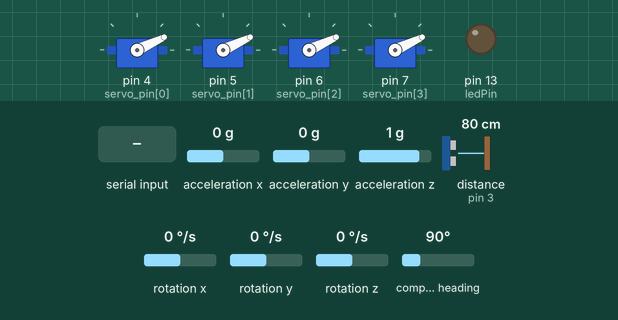
A sketch run on a simulated Arduino Uno, built with avr-gcc and run on an emulated ATmega328P. Parts: 4 × servo, output pins drawn as LEDs (lit = HIGH). Wiring (inferred from the names in the program): ultrasonic range finder: trigger pin 2; echo pin 3. Inputs (shaded band) come from the test bench; at power-on: acceleration x 0 g, distance to the obstacle (sensor on pin 3) 80 cm, acceleration y 0 g, acceleration z 1 g, rotation x 0 °/s, rotation y 0 °/s, rotation z 0 °/s, compass heading 90°. The echo pulse lasts 58.3 µs per cm; pins used as bus, display or sensor lines are not drawn; what the sketch prints to the serial monitor is not drawn.

Above: at 10.2 s.
10.3 s: "200\n" received over Serial
At 10.6 s:
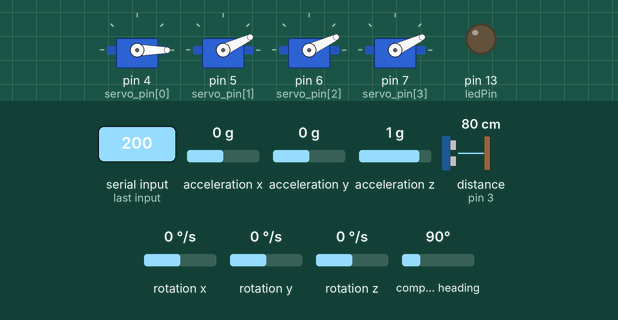
11.8 s: acceleration x set to -0.8 g
14.8 s: distance to the obstacle (sensor on pin 3) set to 4 cm
17.8 s: acceleration y set to -0.8 g
At 19.1 s:
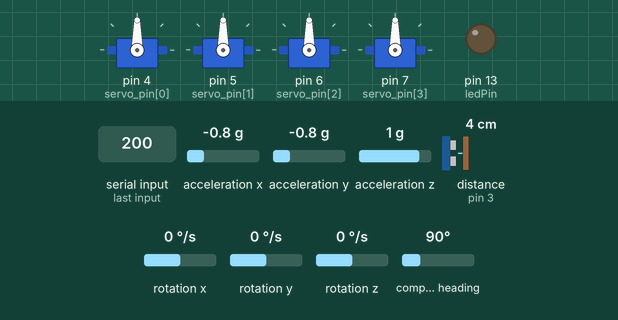
At 19.9 s:
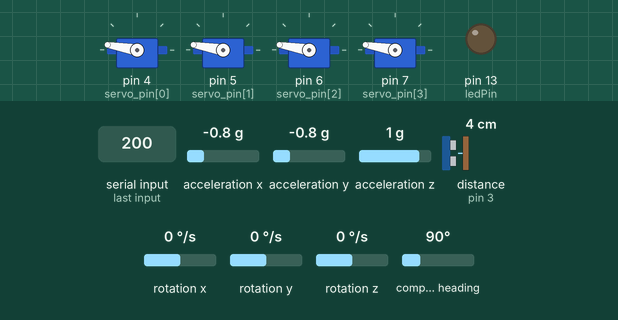
Timing chart, 0 to 22.9 s (numbered marks = the images above; inputs shaded):
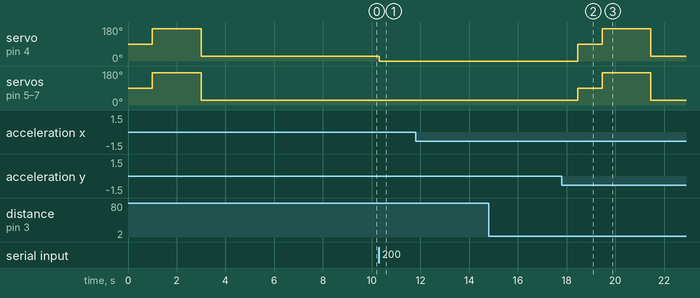

Measured:
- after the input at 10.3 s, servo on pin 4 (servo_pin[0]): 25° → 0° at once
- after the input at 11.8 s, every drawn part: stays the same
- after the input at 14.8 s, every drawn part: stays the same
- after the input at 17.8 s, servo on pin 4 (servo_pin[0]): 0° → 90° after 0.66 s, → 170° 1.0 s later, → 25° 2.0 s later; servo on pin 5 (servo_pin[1]), servo on pin 6 (servo_pin[2]), servo on pin 7 (servo_pin[3]): 25° → 90° after 0.66 s, → 170° 1.0 s later, → 25° 2.0 s later

The sketch:

WORK_or.ino
```cpp
#include <Servo.h>
//#include <Ultrasonic.h>

#include <Wire.h>
#include <LSM303.h>
#include <L3G.h>
LSM303 compass;

L3G gyro;
float vector_test[3];
float D_vector_test[3];
/////////////////////////////////////////////
float fXA,fYA,fZA,X2,Y2,Z2,time_1,dt,time_0;
float pitch, roll,  ax, ay, az, Xa, Ya, Za, Xm_off, Ym_off, Zm_off, Xm_cal, Ym_cal, Zm_cal, fXm_comp, fYm_comp;
int t;
float X,Y,Z,Vx,Vy,Vz,gx,gy,gz,Heading,pitch_print,roll_print;
const float alpha = 0.15;
float fXa = 0;
float fYa = 0;
float fZa = 0;
float fXm = 0;
float fYm = 0;
float fZm = 0;
//float sss;
const int N_servo =4;
int servo_speed[N_servo];
int servo_pin[N_servo]= {4,5,6,7};
long duration, cm;
int trigPin = 2;    //Триггер – зеленый проводник
 int max_pwm = 2300;

	 //Минимальное значени ШИМ 0.8 мс

	 int min_pwm = 800;


int echoPin = 3;    //Эхо – желтый проводник
//1 | 2
//3 - 4


const int ledPin = 13;
String incoming ="";      // [Nomber_servo speed]
Servo servo1;
Servo servo2;
Servo servo3;
Servo servo4;
void setup() {

pinMode(trigPin, OUTPUT);

pinMode(echoPin, INPUT);

  Serial.begin(57600);
  start();
  pinMode(ledPin, OUTPUT);
}

void loop() {


  sensor();
 message_com ();
 Get_array(servo_speed);
 vector_status();
 if (millis()>15000) t=1;
//Serial.print(' '+String(servo_speed[0]) +' '+String(servo_speed[1])+' '+String(servo_speed[2])+' '+String(servo_speed[3])+' ');

 //Serial.print(String(cm) +' '+String(X)+ ' '+String(Y)+ ' '+String(Z)+ ' '+String(Vx)+ ' '+String(Vy)+ ' '+String(Vz)+ ' '+String(Heading)+ ' '+String(pitch_print)+ ' '+String(roll_print)+ ' '+String(gz)+ ' '+String(gy)+ ' '+String(gx));Serial.print("\r\n");
}


void start () {

Wire.begin();

compass.init();
gyro.init();

compass.enableDefault();
 gyro.enableDefault();

 compass.m_min = (LSM303::vector<int16_t>){-556, -524, -336};
  compass.m_max = (LSM303::vector<int16_t>){+804, +747, +720};

    servo1.attach(servo_pin[0]);
    servo2.attach(servo_pin[1]);
   servo3.attach(servo_pin[2]);
   servo4.attach(servo_pin[3]);
     delay(1000);

	 servo1.writeMicroseconds(max_pwm);
servo2.writeMicroseconds(max_pwm);
servo3.writeMicroseconds(max_pwm);
servo4.writeMicroseconds(max_pwm);

	 delay(2000);

	 servo1.writeMicroseconds(min_pwm);
servo2.writeMicroseconds(min_pwm);
servo3.writeMicroseconds(min_pwm);
servo4.writeMicroseconds(min_pwm);
	 delay(6000);
   servo_speed[0]=800;
servo_speed[1]=800;
servo_speed[2]=800;
servo_speed[3]=800;
  Serial.print("armed \r\n");
 }


void message_com ()
{String inString;
int inChar; inString = "";
// Serial.print(String(cm));Serial.print("\r\n");
while (Serial.available() > 0) {

  inChar = Serial.read();
//   Serial.print(inChar);Serial.print("\r\n");

 // if ( inChar == 110) {
    incoming=inString;
//Serial.print(inString);Serial.print("111\r\n");
  //  inString = "";
  //   inChar = Serial.read();
 //   break;
 // }
   inString += (char)inChar; incoming=inString;
}
inChar=0;

 //if (Serial.available() > 0) {


  //  incoming = Serial.readString();

   //  Serial.println(incoming);
  char str[50] ;
   strcpy(str,incoming.c_str());
 int j;

    int i = 0;
    for(char* ptr = str, *ptr1 = str; ;i++)
    {
        long num = strtol(ptr, &ptr, 10);
        if(ptr == ptr1)
        {
            break;
        }
        else
        {
      //     Serial.println(String(num));

            servo_speed[i] =int( num);
            ptr1 = ptr;
        }

     //  Serial.println(incoming);
  }
}


void Get_array (int arr[])
{
  servo1.writeMicroseconds(arr[0]);
  servo2.writeMicroseconds(arr[1]);
  servo3.writeMicroseconds(arr[2]);
  servo4.writeMicroseconds(arr[3]);
  //   for (int i = 0; i < sizeof(arr); i++)
 //  {
 //       Get_Speed_Servo (arr[i], i);
 //     }
}


void sensor (){
    digitalWrite(trigPin, LOW);
    delayMicroseconds(5);

    digitalWrite(trigPin, HIGH);
    delayMicroseconds(10);

digitalWrite(trigPin, LOW);
pinMode(echoPin, INPUT);

duration = pulseIn(echoPin, HIGH);

// преобразование времени в расстояние

cm = (duration/2) / 29.1;


}

void vector_status()
{


compass.read();
//float pitch, pitch_print, roll, roll_print, Heading, ax, ay, az, Xa, Ya, Za, Xm_off, Ym_off, Zm_off, Xm_cal, Ym_cal, Zm_cal, fXm_comp, fYm_comp;

Xa = compass.a.x/16.0; //Acceleration data registers contain a left-aligned 12-bit number, so values should be shifted right by 4 bits (divided by 16)
Ya = compass.a.y/16.0;
Za = compass.a.z/16.0;
ax= 0.977749*(Xa+51.656307) + 0.015075 *(Ya-21.998557)    -0.001169  *(Za+203.497002) ;
ay= 0.015075*(Xa+51.656307) +  0.983102*(Ya-21.998557)      -0.006601*(Za+203.497002);
az= -0.001169*(Xa+51.656307)   -0.006601*(Ya-21.998557)   +  0.995014 *(Za+203.497002);


// Magnetometer calibration

Xm_off = compass.m.x*(100000.0/1100.0)  -10126.799873; //X-axis combined bias (Non calibrated data - bias)
Ym_off = compass.m.y*(100000.0/1100.0)  -15565.512455; //Y-axis combined bias (Default: substracting bias)
Zm_off = compass.m.z*(100000.0/980.0 ) + 13778.751287; //Z-axis combined bias

Xm_cal =  1.019643*Xm_off  -0.027997*Ym_off + 0.046337*Zm_off; //X-axis correction for combined scale factors (Default: positive factors)
Ym_cal =  -0.027997*Xm_off + 1.000410*Ym_off + 0.057080*Zm_off; //Y-axis correction for combined scale factors
Zm_cal =  0.046337*Xm_off + 0.057080*Ym_off + 0.977073*Zm_off; //Z-axis correction for combined scale factors


// Low-Pass filter accelerometer
fXa = ax * alpha + (fXa * (1.0 - alpha));
fYa = ay * alpha + (fYa * (1.0 - alpha));
fZa = az * alpha + (fZa * (1.0 - alpha));
//Serial.print("fXa: "); Serial.print(fXa); Serial.print("  ");
//Serial.print("fYa: "); Serial.print(fYa); Serial.print("  ");
//Serial.print("fZa: "); Serial.print(fZa); Serial.print("  ");

//Serial.print(1.0/100.0*sqrt(sq(ax)+sq(ay)+sq(az)));Serial.print("  ");

//Serial.print(1.0/100.0*sqrt(sq(fXa)+sq(fYa)+sq(fZa)));Serial.print("  ");
// Low-Pass filter magnetometer
fXm = Xm_cal * alpha + (fXm * (1.0 - alpha));
fYm = Ym_cal * alpha + (fYm * (1.0 - alpha));
fZm = Zm_cal * alpha + (fZm * (1.0 - alpha));

// Pitch and roll
roll  = atan2(fYa, sqrt(fXa*fXa + fZa*fZa));
pitch = atan2(fXa, sqrt(fYa*fYa + fZa*fZa));
roll_print = roll*180.0/M_PI;
pitch_print = pitch*180.0/M_PI;

// Tilt compensated magnetic sensor measurements
fXm_comp = fXm*cos(pitch)+fZm*sin(pitch);
fYm_comp = fXm*sin(roll)*sin(pitch)+fYm*cos(roll)-fZm*sin(roll)*cos(pitch);

// Arctangent of y/x
//Heading =180+ (atan2(fYm_comp,fXm_comp)*180.0)/M_PI;
Heading = compass.heading();


/////удаление кажущиегося ускроения
matrixA(0,0,9.86,3.14/180.0*Heading,roll,pitch);
//Serial.print(sqrt(sq(X2)+sq(Y2)+sq(Z2)));Serial.println("  ");
fXA=(fXa/100.0-Z2);
fYA=(fYa/100.0-X2);
fZA=(fZa/100.0-Y2);

/////перевод в бортовую ск
matrix_A_T(fXA,fYA,fZA,3.14/180.0*Heading,roll,pitch);
///// интегрирование *9.8
time_1=millis();
dt=(time_1-time_0)/1000.0;
time_0=time_1;


//Q тангаж
//w курс
//v  крен
 func_D(pitch,3.14/180.0*Heading,-roll,ax/100.0,az/100.0,ay/100.0);
  float v[3]={Vx,Vy,Vz};

 func_axyz(D_vector_test,v,0.64,100);
Serial.println(String(3.14/180.0*Heading)+ ' '+String(roll)+' '+String(ax/100.0) +' '+String(az/100.0)+ ' '+String(ay/100.0)+' '+String(Xa) +' '+String(Ya)+ ' '+String(Za)+' '+String(vector_test[0]) +' '+String(vector_test[1])+ ' '+String(vector_test[2])+' '+String(D_vector_test[0]) +' '+String(D_vector_test[1])+ ' '+String(D_vector_test[2]));
Z2=vector_test[2];
Y2=vector_test[1];
X2=vector_test[0];

if ((dt<0.2)&& (t==1)){

  if (abs(Z2)>0.1)
Vx=Vx-Z2*dt;
if (abs(X2)>0.1)
Vy=Vy-X2*dt;
if (abs(Y2)>0.1)
Vz=Vz-Y2*dt;
X=X+Vx*dt;
Y=Y+Vy*dt;
Z=Z+Vz*dt;
}
  gyro.read();


  gx=((int)gyro.g.x/131.0);

  gy=((int)gyro.g.y/131.0);
 gz=((int)gyro.g.z/131.0);


}

void matrixA(float X1,float Y1, float Z1, float a,float b,float c)
{
  matrix_1(Y1,Z1,X1,a);
 //matrix_1(X1,Y1,Z1,-a);
 matrix_2(X2,Y2,Z2,b);
 matrix_3(X2,Y2,Z2,-c);

}
void matrix_3(float X1,float Y1, float Z1, float a)
{
  X2=X1;
  Y2=Y1*cos(a)+Z1*(sin(a));
  Z2=-Y1*sin(a)+Z1*cos(a);
}
void matrix_2(float X1,float Y1, float Z1, float a)
{//heating
  X2=X1*cos(a)+Y1*(sin(a));
  Y2=-X1*sin(a)+Y1*cos(a);
  Z2=Z1;
}
void matrix_1(float X1,float Y1, float Z1, float a)
{
  X2=X1*cos(a)+-Z1*sin(a);
  Y2=Y1;
  Z2=X1*sin(a)+Z1*cos(a);
}

void matrix_A_T(float X1,float Y1, float Z1, float a,float b,float c)
{matrix_3(X2,Y2,Z2,-c);
matrix_2(X2,Y2,Z2,b);
matrix_1(Y1,Z1,X1,a);

 }


 void func_D(float Q,float w,float v,float x, float y, float z){
  //float D_vector[3];
  D_vector_test[0]=x*cos(Q)*cos(w)+y*(-cos(v)*cos(w)*sin(Q)+sin(v)*sin(w))+z*(sin(v)*cos(w)*sin(Q)+cos(v)*sin(w));
  D_vector_test[1]=x*sin(Q)+y*cos(v)*cos(Q)-z*sin(v)*cos(Q);
  D_vector_test[2]=x*(-cos(Q)*sin(w))+y*(cos(v)*sin(w)*sin(Q)+sin(v)*cos(w))+z*(-sin(v)*sin(w)*sin(Q)+cos(v)*cos(w));
  //D_vector_test = D_vector;
 }


/*
 void func_D(float Q,float w,float v,float x, float y, float z){
  //float D_vector[3];
  D_vector_test[0]=x*(cos(Q)*cos(w)*cos(v)-cos(v*sin(w))+y*(-cos(v)*sin(w)*cos(Q)-sin(v)*sin(w))+z*(cos(v)*sin(Q));
  D_vector_test[1]=x*sin(Q)+y*cos(v)*cos(Q)-z*sin(v)*cos(Q);
  D_vector_test[2]=x*(-cos(Q)*sin(w))+y*(cos(v)*sin(w)*sin(Q)+sin(y)*cos(w))+z*(cos(Q));
  //D_vector_test = D_vector;
 }

*/


 void func_axyz(float n[],float V[],float fi,float h){
  float vector[3];
float  g0=9.780327;
float  a=6378136;
float  g=g0*(1+0.0053024*sin(fi)*sin(fi)-0.0000058*sin(2*fi)*sin(2*fi))-3.686E-6;
float omega=7.292115E-5;
//float f=298.25784;
float e=0.08181910644;
float R=a*(1-0.5*exp(2)*sin(fi)*sin(fi))+h;
  vector_test[0]=n[0]-V[2]*V[2]/R*tan(fi)-V[0]*V[1]/R-2*V[2]*omega*sin(fi);
  vector_test[1]=n[1]+V[0]*V[0]/R+V[2]*V[2]/R+2*V[2]*omega*cos(fi)-g;
  vector_test[2]=n[2]-V[2]*V[1]/R+V[0]*V[2]/R*tan(fi)-2*omega*(V[1]*cos(fi)-V[0]*sin(fi));
 // vector_test=vector;
 }
```
